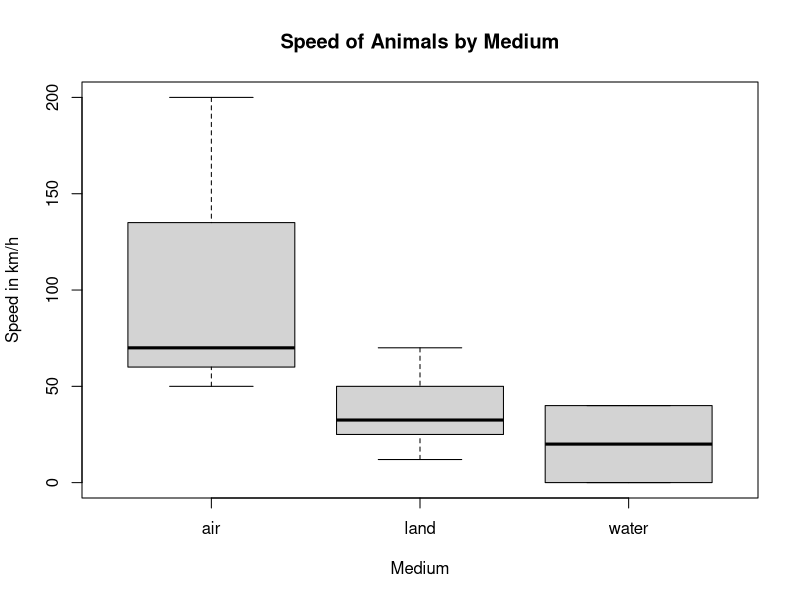

Write the R code that produced this figure.
animals <- data.frame(
  species = c("swift", "falcon", "goose", "starling", "cheetah", "horse", "hippo", 
              "man", "squirrel", "cat", "shark", "seahorse"),
  speed = c(200.00, 70.00, 70.00, 50.00, 70.00, 50.00, 30.00, 
            25.00, 12.00, 35.00, 40.00, 0.02),
  medium = factor(c("air", "air", "air", "air", "land", "land", 
                    "land", "land", "land", "land", "water", "water")),
  weight = c(0.02, 0.70, 2.20, 0.05, 50.00, 450.00, 2500.00, 
             80.00, 0.60, 4.00, 600.00, 0.10)
)

print(animals)


boxplot(animals$speed ~ animals$medium, 
        main = "Speed of Animals by Medium", 
        xlab = "Medium", 
        ylab = "Speed in km/h", 
        col = "lightgray", 
        border = "black"
)

aquatic<-animals[animals$medium=="water",]

print(aquatic)

print(table(animals$medium))
